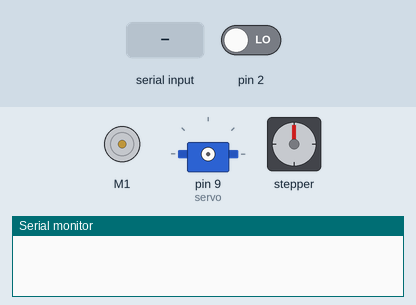
Recording of a sketch running on a simulated Arduino Uno, built with avr-gcc and run on an emulated ATmega328P. Shown: DC motor (green arrow = forward, orange = backward, longer = faster), servo, stepper motor, the last lines printed to the serial monitor. The inputs (shaded band) are chosen by the test bench; at power-on: pin 2 LOW. Stepper angles assume 200 steps per turn.

Above: at 1.2 s.
1.3 s: "d90\n" received over Serial
At 3.5 s:
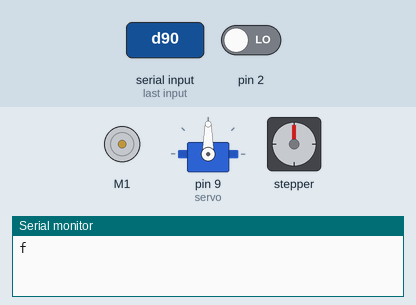
4.2 s: byte 117 ('u') received over Serial
At 6.4 s:
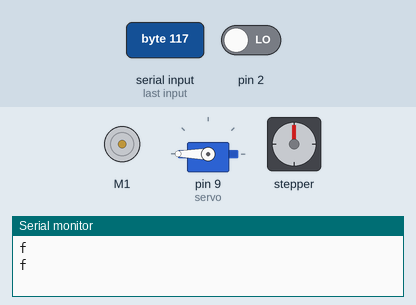
6.7 s: "r90\n" received over Serial
At 7.8 s:
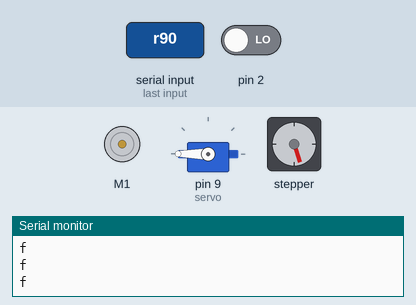
8.6 s: byte 100 ('d') received over Serial
At 10.1 s:
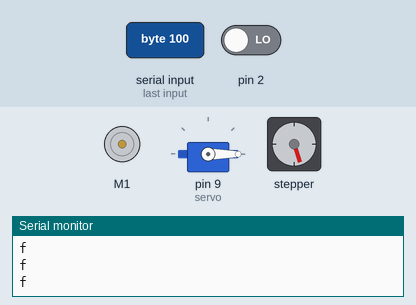
11.6 s: "r90\n" received over Serial
At 12.7 s:
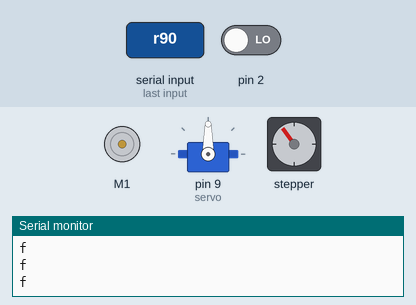
13.5 s: "d,45\n" received over Serial
At 14.0 s:
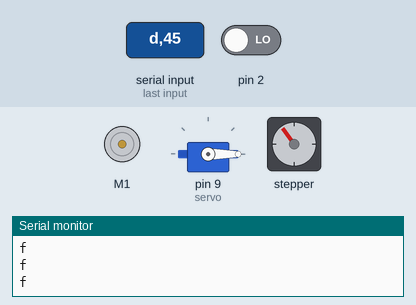
Timing chart, 0 to 16.5 s (numbered marks = the images above; inputs shaded):
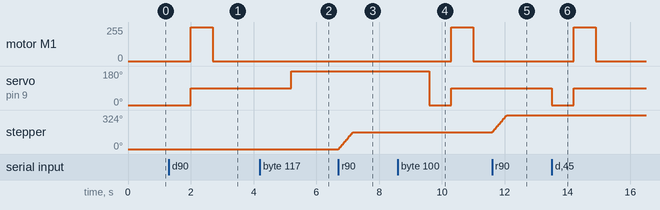

The sketch:

motor_driver.ino
```cpp
#include <Servo.h>
#include <Adafruit_MotorShield.h>


Servo servo;  // create servo object to control a servo

// Create the motor shield object with the default I2C address
Adafruit_MotorShield AFMS = Adafruit_MotorShield();

// Connect a stepper motor with 200 steps per revolution (1.8 degree)
// to motor port #2 (M3 and M4)
Adafruit_StepperMotor *stepperMotor = AFMS.getStepper(200, 2);

// Select which 'port' M1, M2, M3 or M4. In this case, M1
Adafruit_DCMotor *dcMotor = AFMS.getMotor(1);

int dealt;
int prev_dir;

void setup() {
  dealt = 0;
  Serial.begin(9600);
  if (!AFMS.begin()) {  // create with the default frequency 1.6KHz
    Serial.println("Could not find Motor Shield. Check wiring.");
    while (1)
      ;
  }
  stepperMotor->setSpeed(60);
  dcMotor->run(RELEASE);
  dcMotor->setSpeed(255);
  pinMode(2, INPUT);
  attachInterrupt(digitalPinToInterrupt(2), ir_sensor, RISING);
  prev_dir = -1;
}

void ir_sensor() {
  dealt = 1;
}

void loop() {
  if (Serial.available() > 0) {
    char cmd = Serial.read();
    String data = Serial.readStringUntil('\n');
    int value = data.toInt();
    if (cmd == 'd') {   // deal
        servo.attach(9);  // attaches the servo on pin 9 to the servo object
        servo.write(0);
        delay(700);
        servo.write(90);
        servo.detach();

        dcMotor->run(FORWARD);
        delay(700);
        dcMotor->run(RELEASE);
        delay(300);
    } else if (cmd == 'u') {
        servo.attach(9);  // attaches the servo on pin 9 to the servo object
        servo.write(180);
        delay(500);
        servo.detach();
    } else if (cmd == 'r') {  // rotate
      uint16_t steps;
      uint8_t dir;
      steps = abs(value);
      dir = (value > 0) ? FORWARD : BACKWARD;
      prev_dir = value > 0;
      stepperMotor->step(steps, dir, DOUBLE);
    }
    if (dealt) {
      Serial.println("t");
    } else {
      Serial.println("f");
    }
    dealt = 0;
  }
}
```

Measured:
- after the input at 1.3 s, motor M1: stopped → forward 255/255 after 0.70 s, → stopped 0.70 s later; servo on pin 9 (servo): 0° → 90° after 0.70 s
- after the input at 4.2 s, servo on pin 9 (servo): 90° → 180° after 1.0 s
- after the input at 6.7 s, stepper: turns 162° clockwise in 0.46 s, starting at once
- after the input at 8.6 s, motor M1: stopped → forward 255/255 after 1.7 s, → stopped 0.70 s later; servo on pin 9 (servo): 180° → 0° after 1.0 s, → 90° 0.70 s later
- after the input at 11.6 s, stepper: turns 162° clockwise in 0.46 s, starting at once
- after the input at 13.5 s, motor M1: stopped → forward 255/255 after 0.71 s, → stopped 0.70 s later; servo on pin 9 (servo): 90° → 0° at once, → 90° 0.70 s later
